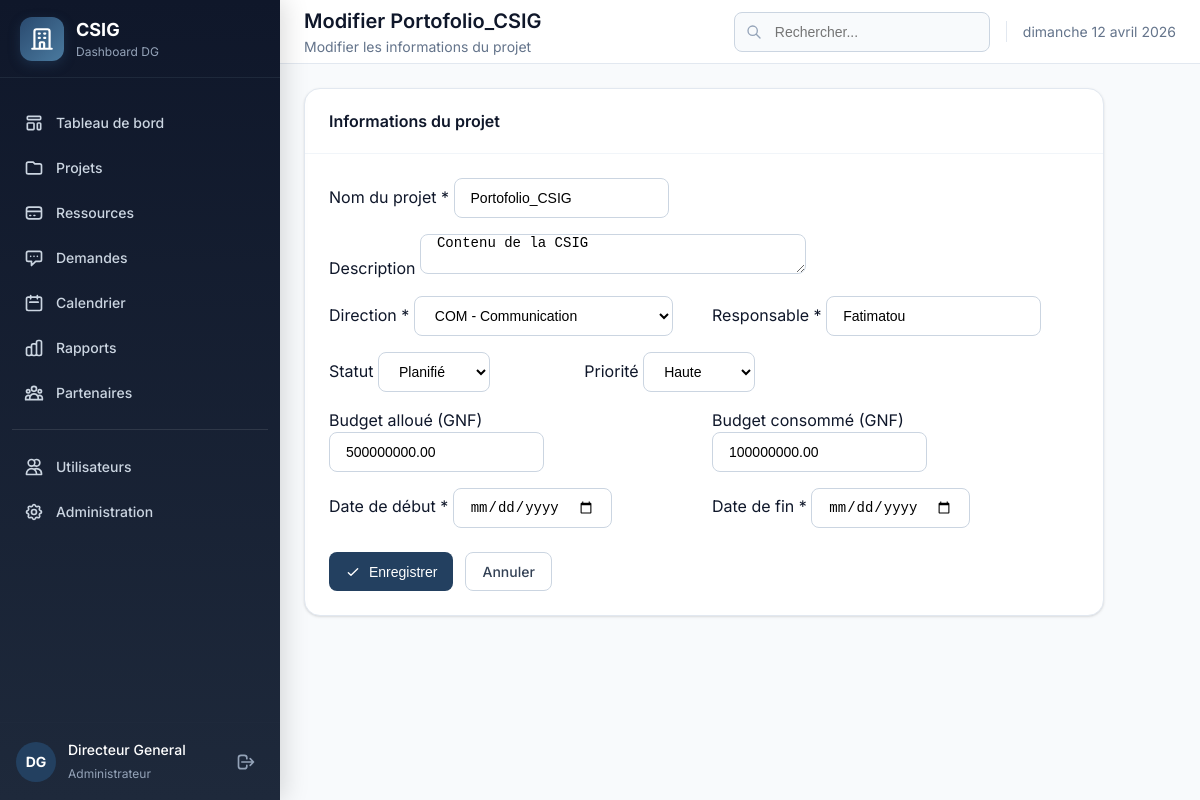
The page /projets/13/modifier/ (signed in) on the database its author committed.
### core/models.py (models this page shows, shortened)
class UserProfile(models.Model):
    ROLE_CHOICES = [
        ('admin', 'Administrateur'),
        ('directeur_general', 'Directeur Général'),
        ('directeur', 'Directeur'),
        ('chef_projet', 'Chef de Projet'),
        ('employe', 'Employé'),
        ('visiteur', 'Visiteur'),
    ]
    user = models.OneToOneField(User, on_delete=models.CASCADE, related_name='profile')
    role = models.CharField(max_length=20, choices=ROLE_CHOICES, default='visiteur', verbose_name="Rôle")
    direction = models.ForeignKey('Direction', on_delete=models.SET_NULL, null=True, blank=True,
                                   related_name='users', verbose_name="Direction")
    phone = models.CharField(max_length=20, blank=True, verbose_name="Téléphone")
    avatar = models.ImageField(upload_to='avatars/', null=True, blank=True, verbose_name="Photo")
    is_active_profile = models.BooleanField(default=True, verbose_name="Profil actif")
    created_at = models.DateTimeField(auto_now_add=True)
    updated_at = models.DateTimeField(auto_now=True)
    class Meta:
        verbose_name = "Profil utilisateur"
        verbose_name_plural = "Profils utilisateurs"
    def get_initials(self):
        if self.user.first_name and self.user.last_name:
            return f"{self.user.first_name[0]}{self.user.last_name[0]}".upper()
        return self.user.username[:2].upper()
    def is_admin(self):
        return self.role == 'admin'
    def is_directeur_general(self):
        return self.role in ['admin', 'directeur_general']
    def can_manage_users(self):
        return self.role in ['admin', 'directeur_general']
    def can_manage_budgets(self):
        return self.role in ['admin', 'directeur_general', 'directeur']
    def can_approve_requests(self):
        return self.role in ['admin', 'directeur_general']
    def can_manage_projects(self):
        return self.role in ['admin', 'directeur_general', 'directeur', 'chef_projet']
    def can_view_reports(self):
        return self.role in ['admin', 'directeur_general', 'directeur', 'chef_projet']
    def can_manage_partners(self):
        return self.role in ['admin', 'directeur_general', 'directeur']

class Project(models.Model):
    STATUS_CHOICES = [
        ('planifie', 'Planifié'),
        ('en_cours', 'En cours'),
        ('termine', 'Terminé'),
        ('en_retard', 'En retard'),
    ]
    PRIORITY_CHOICES = [
        ('basse', 'Basse'),
        ('moyenne', 'Moyenne'),
        ('haute', 'Haute'),
    ]
    name = models.CharField(max_length=200, verbose_name="Nom du projet")
    description = models.TextField(blank=True, verbose_name="Description")
    direction = models.ForeignKey(Direction, on_delete=models.CASCADE, related_name='projects', verbose_name="Direction")
    status = models.CharField(max_length=20, choices=STATUS_CHOICES, default='planifie', verbose_name="Statut")
    priority = models.CharField(max_length=20, choices=PRIORITY_CHOICES, default='moyenne', verbose_name="Priorité")
    progress = models.IntegerField(default=0, verbose_name="Progression (%)")
    budget = models.DecimalField(max_digits=15, decimal_places=2, default=0, verbose_name="Budget alloué")
    budget_consumed = models.DecimalField(max_digits=15, decimal_places=2, default=0, verbose_name="Budget consommé")
    start_date = models.DateField(verbose_name="Date de début")
    end_date = models.DateField(verbose_name="Date de fin")
    manager = models.CharField(max_length=100, verbose_name="Responsable")
    created_at = models.DateTimeField(auto_now_add=True)
    updated_at = models.DateTimeField(auto_now=True)
    class Meta:
        verbose_name = "Projet"
        verbose_name_plural = "Projets"
        ordering = ['-created_at']

### core/views.py (the view)
# urls.py: path('projets/<int:project_id>/modifier/', views.project_edit, name='project_edit'),
@login_required
def project_edit(request, project_id):
    from .forms_project import ProjectForm
    if not request.user.profile.is_directeur_general():
        messages.error(request, "Seul le Directeur Général peut modifier un projet.")
        return redirect('core:projects')
    project = get_object_or_404(Project, pk=project_id)
    if request.method == 'POST':
        form = ProjectForm(request.POST, instance=project)
        if form.is_valid():
            form.save()
            messages.success(request, "Projet modifié avec succès.")
            return redirect('core:project_detail', project_id=project.id)
    else:
        form = ProjectForm(instance=project)
    return render(request, 'core/project_form.html', {'form': form, 'project': project, 'title': f'Modifier {project.name}'})

### templates/core/project_form.html (shortened to what this page needs)
{% extends 'base.html' %}
{% block page_title %}{{ title }}{% endblock %}
{% block page_subtitle %}{% if project %}Modifier les informations du projet{% else %}Créer un nouveau projet{% endif %}{% endblock %}
{% block content %}
<div class="card" style="max-width: 800px;">
    <div class="card-header">
        <h3 class="card-title">Informations du projet</h3>
    </div>
    <div class="card-content">
        <form method="post">
            <div class="form-group" style="margin-bottom: 16px;">
                <label for="id_name">Nom du projet *</label>
                {{ form.name }}
            </div>
            <div class="form-group" style="margin-bottom: 16px;">
                <label for="id_description">Description</label>
                {{ form.description }}
            </div>
            <div class="grid grid-2" style="gap: 16px; margin-bottom: 16px;">
                <div class="form-group">
                    <label for="id_direction">Direction *</label>
                    {{ form.direction }}
                </div>
                <div class="form-group">
                    <label for="id_manager">Responsable *</label>
                    {{ form.manager }}
                </div>
            </div>
            <div class="grid grid-3" style="gap: 16px; margin-bottom: 16px;">
                <div class="form-group">
                    <label for="id_status">Statut</label>
                    {{ form.status }}
                </div>
                <div class="form-group">
                    <label for="id_priority">Priorité</label>
                    {{ form.priority }}
                </div>
            </div>
            <div class="grid grid-2" style="gap: 16px; margin-bottom: 16px;">
                <div class="form-group">
                    <label for="id_budget">Budget alloué (GNF)</label>
                    {{ form.budget }}
                </div>
                <div class="form-group">
                    <label for="id_budget_consumed">Budget consommé (GNF)</label>
                    {{ form.budget_consumed }}
                </div>
            </div>
            <div class="grid grid-2" style="gap: 16px; margin-bottom: 24px;">
                <div class="form-group">
                    <label for="id_start_date">Date de début *</label>
                    {{ form.start_date }}
                </div>
                <div class="form-group">
                    <label for="id_end_date">Date de fin *</label>
                    {{ form.end_date }}
                </div>
            </div>
            <div class="flex gap-3">
                <button type="submit" class="btn btn-primary">
                    <svg xmlns="http://www.w3.org/2000/svg" fill="none" viewBox="0 0 24 24" stroke="currentColor" width="16" height="16">
                        <path stroke-linecap="round" stroke-linejoin="round" stroke-width="2" d="M5 13l4 4L19 7" />
                    </svg>
                    {% if project %}Enregistrer{% else %}Créer le projet{% endif %}
                </button>
                <a href="{% url 'core:projects' %}" class="btn btn-outline">Annuler</a>
            </div>
        </form>
    </div>
</div>
{% endblock %}

### templates/base.html (shortened to what this page needs)
{% load static %}
<!DOCTYPE html>
<html lang="fr">
<head>
    <link rel="stylesheet" href="{% static 'css/style.css' %}">
</head>
<body>
    <div class="layout">
        <aside class="sidebar">
            <div class="sidebar-header">
                <div class="sidebar-logo">
                    <svg xmlns="http://www.w3.org/2000/svg" fill="none" viewBox="0 0 24 24" stroke="currentColor">
                        <path stroke-linecap="round" stroke-linejoin="round" stroke-width="2" d="M19 21V5a2 2 0 00-2-2H7a2 2 0 00-2 2v16m14 0h2m-2 0h-5m-9 0H3m2 0h5M9 7h1m-1 4h1m4-4h1m-1 4h1m-5 10v-5a1 1 0 011-1h2a1 1 0 011 1v5m-4 0h4" />
                    </svg>
                </div>
                <div class="sidebar-title">
                    <h1>CSIG</h1>
                    <p>Dashboard DG</p>
                </div>
            </div>
            <nav class="sidebar-nav">
                <ul>
                    <li>
                        <a href="{% url 'core:dashboard' %}" {% if request.resolver_match.url_name == 'dashboard' %}class="active"{% endif %}>
                            Tableau de bord
                        </a>
                    </li>
                    {% if user.profile.can_manage_projects %}
                    <li>
                        <a href="{% url 'core:projects' %}" {% if request.resolver_match.url_name == 'projects' %}class="active"{% endif %}>
                            <svg xmlns="http://www.w3.org/2000/svg" fill="none" viewBox="0 0 24 24" stroke="currentColor">
                                <path stroke-linecap="round" stroke-linejoin="round" stroke-width="2" d="M3 7v10a2 2 0 002 2h14a2 2 0 002-2V9a2 2 0 00-2-2h-6l-2-2H5a2 2 0 00-2 2z" />
                            </svg>
                            Projets
                        </a>
                    </li>
                    {% endif %}
                    {% if user.profile.can_manage_budgets %}
                    <li>
                        <a href="{% url 'core:resources' %}" {% if request.resolver_match.url_name == 'resources' %}class="active"{% endif %}>
                            <svg xmlns="http://www.w3.org/2000/svg" fill="none" viewBox="0 0 24 24" stroke="currentColor">
                                <path stroke-linecap="round" stroke-linejoin="round" stroke-width="2" d="M3 10h18M7 15h1m4 0h1m-7 4h12a3 3 0 003-3V8a3 3 0 00-3-3H6a3 3 0 00-3 3v8a3 3 0 003 3z" />
                            </svg>
                            Ressources
                        </a>
                    </li>
                    {% endif %}
                    {% if user.profile.can_approve_requests %}
                    <li>
                        <a href="{% url 'core:requests' %}" {% if request.resolver_match.url_name == 'requests' %}class="active"{% endif %}>
                            <svg xmlns="http://www.w3.org/2000/svg" fill="none" viewBox="0 0 24 24" stroke="currentColor">
                                <path stroke-linecap="round" stroke-linejoin="round" stroke-width="2" d="M8 10h.01M12 10h.01M16 10h.01M9 16H5a2 2 0 01-2-2V6a2 2 0 012-2h14a2 2 0 012 2v8a2 2 0 01-2 2h-5l-5 5v-5z" />
                            </svg>
                            Demandes
                        </a>
                    </li>
                    {% endif %}
                    <li>
                        <a href="{% url 'core:calendar' %}" {% if request.resolver_match.url_name == 'calendar' %}class="active"{% endif %}>
                            <svg xmlns="http://www.w3.org/2000/svg" fill="none" viewBox="0 0 24 24" stroke="currentColor">
                                <path stroke-linecap="round" stroke-linejoin="round" stroke-width="2" d="M8 7V3m8 4V3m-9 8h10M5 21h14a2 2 0 002-2V7a2 2 0 00-2-2H5a2 2 0 00-2 2v12a2 2 0 002 2z" />
                            </svg>
                            Calendrier
                        </a>
                    </li>
                    {% if user.profile.can_view_reports %}
                    <li>
                        <a href="{% url 'core:reports' %}" {% if request.resolver_match.url_name == 'reports' %}class="active"{% endif %}>
                            Rapports
                        </a>
                    </li>
                    {% endif %}
                    {% if user.profile.can_manage_partners %}
                    <li>
                        <a href="{% url 'core:partners' %}" {% if request.resolver_match.url_name == 'partners' %}class="active"{% endif %}>
                            Partenaires
                        </a>
                    </li>
                    {% endif %}
                    {% if user.profile.can_manage_users %}
                    <li style="margin-top: 16px; padding-top: 16px; border-top: 1px solid rgba(255,255,255,0.1);">
                        <a href="{% url 'core:users_list' %}" {% if 'users' in request.path %}class="active"{% endif %}>
                            <svg xmlns="http://www.w3.org/2000/svg" fill="none" viewBox="0 0 24 24" stroke="currentColor">
                                <path stroke-linecap="round" stroke-linejoin="round" stroke-width="2" d="M12 4.354a4 4 0 110 5.292M15 21H3v-1a6 6 0 0112 0v1zm0 0h6v-1a6 6 0 00-9-5.197M13 7a4 4 0 11-8 0 4 4 0 018 0z" />
                            </svg>
                            Utilisateurs
                        </a>
                    </li>
                    {% endif %}
                    {% if user.profile.is_admin or user.is_superuser %}
                    <li>
                        <a href="/admin/" target="_blank">
                            Administration
                        </a>
                    </li>
                    {% endif %}
                </ul>
            </nav>
            <div class="sidebar-footer">
                <div class="sidebar-user">
                    <div class="sidebar-avatar">
                        {% if user.is_authenticated and user.profile %}
                            {{ user.profile.get_initials }}
                        {% else %}
                            DG
                        {% endif %}
                    </div>
                    <div class="sidebar-user-info">
                        {% if user.is_authenticated %}
                            <p>{{ user.get_full_name|default:user.username }}</p>
                            <span>{{ user.profile.get_role_display|default:"Utilisateur" }}</span>
                        {% else %}
                            <p>Non connecté</p>
                            <span>-</span>
                        {% endif %}
                    </div>
                    {% if user.is_authenticated %}
                    <a href="{% url 'core:logout' %}" class="sidebar-logout" title="Déconnexion">
                        <svg xmlns="http://www.w3.org/2000/svg" fill="none" viewBox="0 0 24 24" stroke="currentColor" width="20" height="20">
                            <path stroke-linecap="round" stroke-linejoin="round" stroke-width="2" d="M17 16l4-4m0 0l-4-4m4 4H7m6 4v1a3 3 0 01-3 3H6a3 3 0 01-3-3V7a3 3 0 013-3h4a3 3 0 013 3v1" />
                        </svg>
                    </a>
                    {% endif %}
                </div>
            </div>
        </aside>
        <main class="main-content">
            <header class="header">
                <div class="header-title">
                    <h1>{% block page_title %}Tableau de bord{% endblock %}</h1>
                    <p>{% block page_subtitle %}{% endblock %}</p>
                </div>
                <div class="header-actions">
                    <div class="search-box">
                        <svg xmlns="http://www.w3.org/2000/svg" fill="none" viewBox="0 0 24 24" stroke="currentColor">
                            <path stroke-linecap="round" stroke-linejoin="round" stroke-width="2" d="M21 21l-6-6m2-5a7 7 0 11-14 0 7 7 0 0114 0z" />
                        </svg>
                        <input type="text" placeholder="Rechercher...">
                    </div>
                    <div class="header-date">
                        {% now "l d F Y" %}
                    </div>
                </div>
            </header>
            <div class="page-content">
                {% block content %}{% endblock %}
            </div>
        </main>
    </div>
</body>
</html>

### rows shown on the page
Project: name "Portofolio_CSIG", description "Contenu de la CSIG", direction "COM - Communication", manager "Fatimatou", status "Planifié", priority "Haute", budget "500000000.00", budget_consumed "100000000.00"

### other values the page prints
{{ user.profile.get_initials }} "DG"
{{ user.get_full_name|default:user.username }} "Directeur General"
{{ user.profile.get_role_display|default:"Utilisateur" }} "Administrateur"
{{ title }} "Modifier Portofolio_CSIG"
